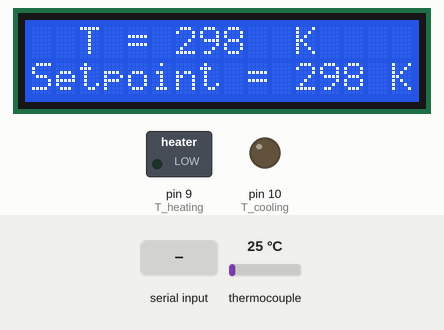
Simulated run of this sketch. Board: Arduino Uno, built with avr-gcc and run on an emulated ATmega328P. Parts: 16×2 character LCD, switched loads named in the sketch (green lamp = pin HIGH), output pins drawn as LEDs (lit = HIGH). The test bench sets the inputs (shaded band); at power-on: thermocouple 25 °C.

Above: at 1.6 s.
1.7 s: thermocouple set to 22 °C
At 3.7 s:
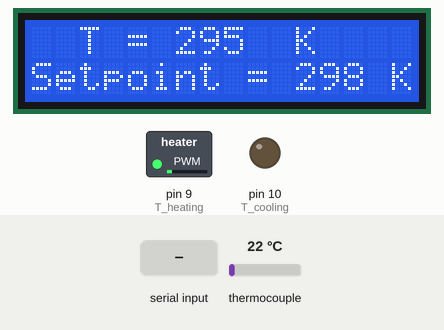
4.7 s: thermocouple set to 6 °C
At 5.02 s:
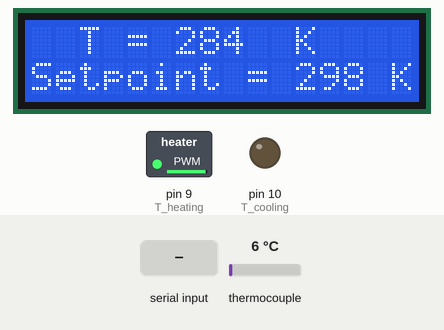
7.7 s: "SETPOINT\n" received over Serial
At 10.2 s:
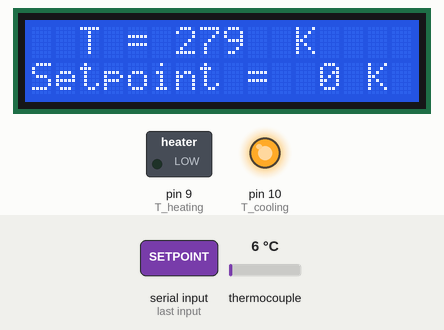
10.5 s: thermocouple set to 75 °C
At 12.0 s:
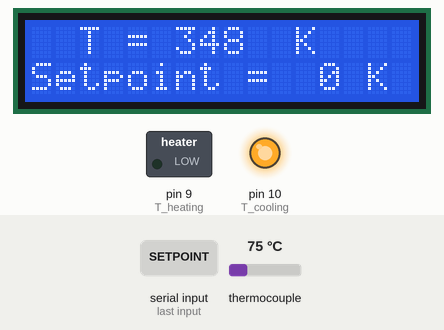
Timing chart, 0 to 13.5 s (numbered marks = the images above; inputs shaded):
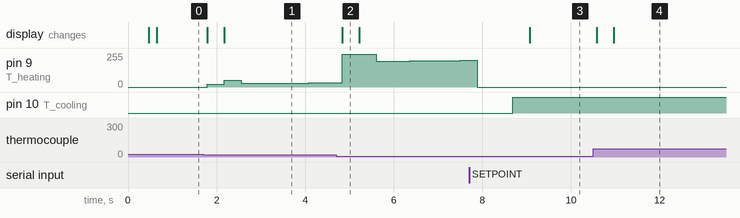

The sketch:

PeltierControl_Final.ino
```cpp
/*
  PID control of Peltier cell either in cooling or heating
  Temperature is in Kelvin
  SUGGESTED limits: 250 K to 410 K (for the Peltier cell)
  POWER SUPPLY: 12-24 V (depending on the Peltier) -- works fine with 15 V, 3.6 A
  Limit current to 3.6 A to avoid over heating (if more add one fan on the transitors)

  Only use with short thermocouple cable or the temperature becomes very noisy and calibration is no longer valid!

  USE (from Python/Matlab):
  (1) enable serial communication
  (2) read temperature with "READ\n"
  (3) print setpoint with "SETPOINT "+Value (where value is a double, e.g. 300.0)
*/

#include <SPI.h>
#include "Adafruit_MAX31855.h"  // thermocouple library
#include <PID_v1.h>
#include <Wire.h>
#include <LiquidCrystal_I2C.h>


// IRF520 MOSFETS:
int T_heating = 9;  // pin connected to IRF520 gate to control Temperature output (PWM) - MOS1
int T_cooling = 10; // pin connected to IRF520 gate to control Temperature output (PWM) - MOS2
int Tcontrol;       // it can be either T_heating or T_cooling depending on 'mode'.
String state;

// Temperature reading stuff (Thermocouple: MAX31855):
int maxSO =  5;  // Slave Output (input)
int maxCS = 6;   // chip select (output)
int maxSCK = 12; // serial clock (output)

Adafruit_MAX31855 kTC(maxSCK, maxCS, maxSO);
double temperature_tmp, T;        // current temperature readings
double Told;                      // Temperautre at the previous cycle
int MAX_TEMP_READ_ATTEMPT = 30; // max attemped temperature readings (K)
double MAX_ALLOWED_TEMP = 400;    // (K)

// Arduino stuff:
int LoopDelay = 200;
unsigned long time;               // to be used like time=millis();
unsigned i = 0;                   // generic counter
unsigned long last_read_time = 0;
unsigned long start = 0;
String cmd = "";                  //init command for serial communication

// DC Relays stuff (H-bridge):
int R1 = 2;       // Arduino pins for realys R1: heating circuit (connected to MOS1 source)
int R3 = 7;       // Arduino pins for realys R3: heating circuit (connected to Peltier +)
int R2 = 4;       // Arduino pins for realys R2: cooling circuit (connected to MOS2 source)
int R4 = 8;       // Arduino pins for realys R4: cooling circuit (connected to Peltier -)
bool mode = true; //TRUE="heating", FALSE="cooling"

double T_treshold_min = 295; //Switching temperature (K). Used to switch relays and to limit power when heating from Low-T
double T_treshold_max = 310; //Max treshold temperature (K), used to limit power when cooling from High-T

// PID stuff:
double Setpoint, Input, Output, power;
//double Kp = 10, Ki = 0.4, Kd = 0.6;   // PID parameters (backup)
//double Kp = 10 , Ki = 0.4, Kd = 0.8;     // PID parameters (TUNED old Peltier)
double Kp = 10 , Ki = 0.6, Kd = 1.0;     // PID parameters (new Peltier)
bool pid_ena = true;                  // PID is active
PID myPID(&Input, &Output, &Setpoint, Kp, Ki, Kd, DIRECT);

// LCD display stuff
LiquidCrystal_I2C lcd(0x27, 16, 2); // set the LCD address to 0x27 for a 16 chars and 2 line display

//----------ARDUINO SETUP-----------------------------------------------------------------------------------------------------------
void setup() {
  // enable communication:
  Serial.begin(9600); delay(250);
  pinMode(T_heating, OUTPUT);  // define Temperature control pin as output
  pinMode(T_cooling, OUTPUT);  // define Temperature control pin as output
  pinMode(R1, OUTPUT);// sent i(th) pin as output
  pinMode(R2, OUTPUT);// sent i(th) pin as output
  pinMode(R3, OUTPUT);// sent i(th) pin as output
  pinMode(R4, OUTPUT);// sent i(th) pin as output
  pinMode(maxSO, INPUT);
  pinMode(maxCS, OUTPUT);
  pinMode(maxSCK, OUTPUT);
  //(1) For safety, remove current from any MOSFET:
  digitalWrite(T_cooling, LOW);  digitalWrite(T_heating, LOW);

  //digitalWrite(R2, HIGH); digitalWrite(R4, HIGH); // channel 1 open
  //digitalWrite(R3, HIGH); digitalWrite(R1, HIGH); // channel 2 closed
  //delay(100);
  mode = true;
  state = "Setup";
  //(2) Check current Temperature when Arduino is started:
  temperature_tmp = readT();
  last_read_time = millis();

  //(3) Fix setpoint to current temperature when Arduino is connected (or in case of reset)
  T = temperature_tmp;
  Told = T;
  Input = T;
  //Setpoint = 300; // Kelvin  <----remove when Arduino is driven remotely (Python/Matlab)!
  Setpoint = T; // stay where you are! <----remove for tests

  //(4) Decide whether we need to cool or to heat and run PID routine to keep temperature constant:
  /*// 3a) high temperature regime:*/
  if (Setpoint >= T_treshold_min) {
    HEAT(); Tcontrol = T_heating; myPID.Compute();
    if (T >= T_treshold_min) {
      power = Output; state = "3a-1";
    }
    else if (T < T_treshold_min) {
      power = Output; state = "3a-2";//**
    }
    analogWrite(Tcontrol, power);
  }
  /*// 3b) low temperature regime:*/
  else if (Setpoint < T_treshold_min) {
    COOL(); Tcontrol = T_cooling; myPID.Compute();
    if (T >= T_treshold_max) {
      power = (255 - Output); state = "3b-1"; //**
    }
    else if (T < T_treshold_max) {
      power = (255 - Output); state = "3b-2";
    }
    analogWrite(Tcontrol, power);
  }
  else {    // some error occurred
  }

  // (5) initialize PID
  start = millis();         // start counting time when Arduino is connected
  last_read_time =  start;
  myPID.SetMode(AUTOMATIC); // don't worry, be happy
  pid_ena = true;           // set PID state: enabled


  // (6) enable display
  lcd.begin();  //initialize the lcd
  //lcd.backlight();  //open the backlight
}


//----------------------------------------------------------------------------------------------------------------------------------
//---------ARDUINO LOOP-------------------------------------------------------------------------------------------------------------
//----------------------------------------------------------------------------------------------------------------------------------
void loop() {


  //(1) Read Temperature from thermocouple:
  /* a) temporarly set Output to zero to remove errors from T reading (this is cheating):*/
  //analogWrite(Tcontrol, 0);
  temperature_tmp = readT();
  last_read_time = millis();
  T = temperature_tmp;

  if (isnan(T)) {
    T = Told;
  }

  /* b) print Temperature on LCD display*/
  lcd.clear();
  //lcd.blink();
  lcd.setCursor(2, 0); lcd.print("T = ");
  lcd.setCursor(6, 0); lcd.print(String(T, 0));
  lcd.setCursor(11, 0); lcd.print("K");

  /* c) print Setpoint on LCD display*/
  lcd.setCursor(0, 1); lcd.print("Setpoint = " + String(Setpoint, 0) + " K");

  //!Remove following lines when used remotely! <--------
  //Serial.println(T, 2);
  //Serial.println(String(T) + " K,   Setpoint = " + String(Setpoint) +  " K,   state = " + state + ",    Mode  = " + mode + ", Output = " + String(power));
  //Serial.println(String(T) + " K,   Setpoint = " + String(Setpoint) +  " K");
  //Serial.print(" ");

  Input = T;

  //(2) Check for Serial Communication Input
  // Check serial connection: ~.~.~.~.~.~.~.~.~.~.~.~.~.~.~
  if (Serial)
  {
    // Check serial input
    if (Serial.available() > 0)
    {
      cmd = Serial.readStringUntil('\n');
      // Manual mode ON
      if (cmd == "ON") {
        pid_ena = false;
      }
      else if (cmd == "READ") {
        Serial.println(T);
      }
      // Send new setpoint to Arduino
      else if (cmd.substring(0, 8) == "SETPOINT") {
        Setpoint = cmd.substring(9).toDouble();
        if (Setpoint > MAX_ALLOWED_TEMP) {
          Setpoint = MAX_ALLOWED_TEMP;
        }
      }
      // Read Setpoint
      else if (cmd == "READSETPOINT") {
        Serial.println(Setpoint);
      }
      else {
        //TODO (for errors...)
        Serial.println("Command not valid: " + cmd);
      }
    } // Close check serial input
  } // Close check serial connection

  //(3) Decide whether we need to cool or to heat and run PID routine:
  /*// 3a) high temperature regime:*/
  if (Setpoint >= T_treshold_min) {
    HEAT(); Tcontrol = T_heating; myPID.Compute();
    if (T >= T_treshold_min) {
      power = Output; state = "3a-1";
      analogWrite(Tcontrol, power);
    }
    else if (T < T_treshold_min) {
      power = Output; state = "3a-2";//**
      analogWrite(Tcontrol, power);
    }
    else {
      state = "error1";
      analogWrite(Tcontrol, 10);
    }
  }
  /*// 3b) low temperature regime:*/
  else if (Setpoint < T_treshold_min) {
    COOL(); Tcontrol = T_cooling; myPID.Compute();
    if (T >= T_treshold_max) {
      power = (255 - Output); state = "3b-1"; //**
      analogWrite(Tcontrol, power);
    }
    else if (T < T_treshold_max) {
      power = (255 - Output); state = "3b-2";
      analogWrite(Tcontrol, power);
    }
  }
  else {    // some error occurred
    state = "error2";
    analogWrite(Tcontrol, 10);
  }

  // save current temperature for following loop and restart cycle
  Told = T;
  delay(LoopDelay);

  //!Remove following lines when used remotely! <--------
  //Serial.println(T, 2);
  //Serial.println(String(T) + " K,   Setpoint = " + String(Setpoint) +  " K,   state = " + state + ",    Mode  = " + mode + ", Output = " + String(power));


} // Close Arduino Loop


// ----Functions-------------------------------------------------------------------------------------------------------------------
/*double readT() {
  double result, tempT;
  int i = 0;
  tempT = 0;
  delay(200);
  while ((isnan(tempT) or tempT == 0 or tempT == 273.15) and i < MAX_TEMP_READ_ATTEMPT) {
    tempT = (kTC.readCelsius() + 273.15);
    delay(100);
    i++;
  }
  result = tempT;
  return result;
  }*/

double readT() {
  double result, tempT, TT;
  int i = 0;
  int k = 0;
  tempT = 0;
  TT = 0;

  while ( (isnan(TT) or TT == 0) and i < MAX_TEMP_READ_ATTEMPT) {
    while (k < 3) {
      tempT = (kTC.readCelsius() + 273.15);
      delay(50);
      TT = TT + tempT;
      k++;
    }
    i++;
  }

  result = TT / 3;
  return result;
}


void HEAT() {
  if (!mode) {
    digitalWrite(T_cooling, LOW);  delay(300);
    digitalWrite(T_heating, LOW);  delay(300);
    digitalWrite(R2, HIGH); digitalWrite(R4, HIGH); // channel 1 open
    digitalWrite(R3, HIGH); digitalWrite(R1, HIGH); // channel 2 closed
    delay(200);
  }
  Tcontrol = T_heating;
  mode = true; //heating mode
}

void COOL() {
  if (mode) {
    digitalWrite(T_heating, LOW); delay(300);
    digitalWrite(T_cooling, LOW); delay(300);
    digitalWrite(R1, LOW); digitalWrite(R3, LOW);   // channel 1 closed
    digitalWrite(R4, LOW); digitalWrite(R2, LOW);   // channel 2 open
    delay(200);
  }
  Tcontrol = T_cooling;
  mode = false; //cooling mode
}

void ReleaseAllCurrent() {
  digitalWrite(T_heating, LOW);
  digitalWrite(T_cooling, LOW);
  delay(500);
}
```

Measured:
- after the input at 1.7 s, pin 9 (T_heating): 0/255 → 20/255 after 0.09 s, → 50/255 0.38 s later, → 30/255 0.38 s later, → 31/255 1.5 s later; the display: first changes after 0.09 s (image 1 shows a later state)
- after the input at 4.7 s, the display: changes after 0.14 s (image 2)
- after the input at 7.7 s, pin 10 (T_cooling): LOW → HIGH after 0.99 s; the display: changes after 1.4 s (image 3)
- after the input at 10.5 s, the display: first changes after 0.09 s (image 4 shows a later state)
